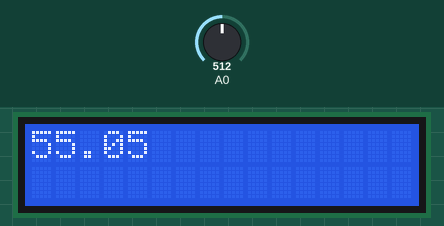
This sketch was run on a simulated Arduino Uno, built with avr-gcc and run on an emulated ATmega328P. On the bench: 16×2 character LCD. The test bench sets the inputs (shaded band); at power-on: A0 = 512. What the sketch prints to the serial monitor is not drawn.

Above: at 1.2 s.
1.3 s: A0 set to 716
At 2.9 s:
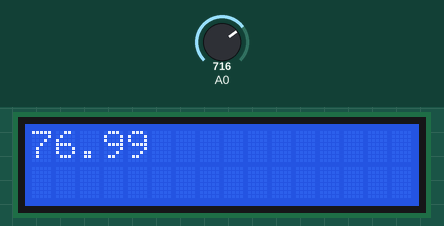
3.6 s: A0 set to 900
At 5.1 s:
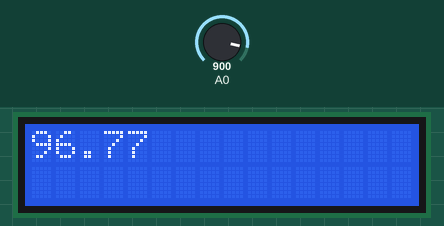
5.6 s: A0 set to 1023
At 7.4 s:
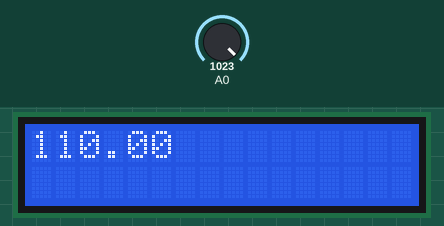
Timing chart, 0 to 8.9 s (numbered marks = the images above; inputs shaded):
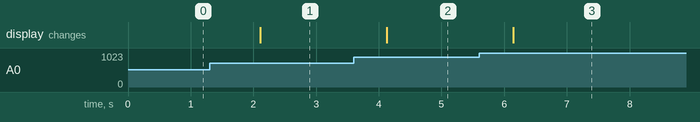

Measured:
- after the input at 1.3 s, the display: changes after 0.81 s (image 1)
- after the input at 3.6 s, the display: changes after 0.53 s (image 2)
- after the input at 5.6 s, the display: changes after 0.55 s (image 3)

The sketch:

LM35.ino
```cpp
#include <LiquidCrystal_I2C.h>
LiquidCrystal_I2C lcd(0x27,16,2);
void setup() {
  Serial.begin(9600);
  analogReference(INTERNAL);
  pinMode(A0,INPUT);
  lcd.init();
  lcd.backlight();
  lcd.setCursor(0,0);
  lcd.print("Hello, user! ^-^");
}

void loop() {
  lcd.clear();
  float T=analogRead(A0);
  float t=100*((1.1/1023)*T);
  lcd.setCursor(0,0);
  lcd.print(t);
  Serial.println(t);
  delay(1000);
}
```
